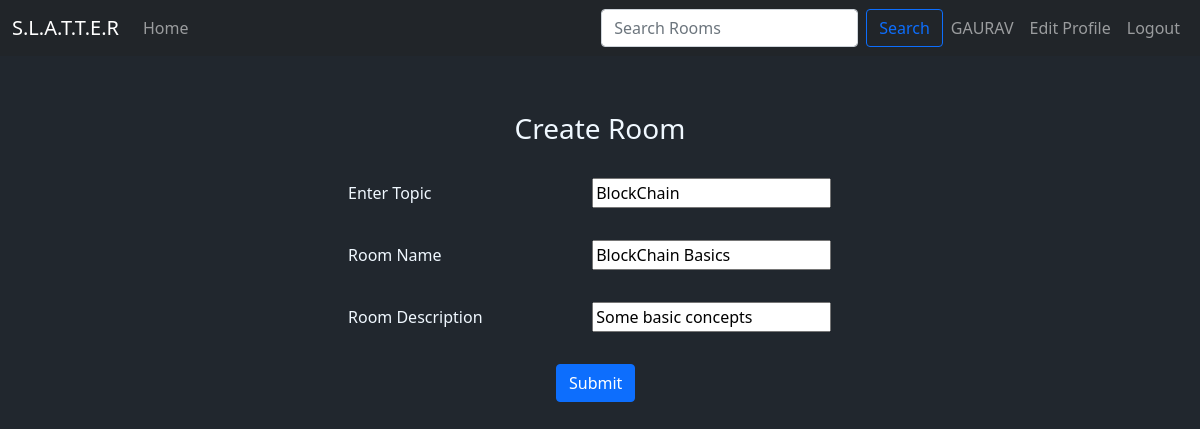
Screenshot of /update-room/1/ (signed in) with the database file from the repository.
### MyApp/models.py (models this page shows, shortened)
class Room(models.Model):
    host =  models.ForeignKey(User, on_delete=models.SET_NULL, null= True)
    topic = models.ForeignKey(Topic, on_delete=models.SET_NULL, null= True)
    name = models.CharField(max_length=100)
    description = models.CharField(null=True, blank=True, max_length=1000)
    participants = models.ManyToManyField(User,related_name='participants', blank=True)
    updated = models.DateField(auto_now=True)
    created = models.DateTimeField(auto_now_add=True)
    class Meta:
        ordering = ['-updated','-created']

class Topic(models.Model):
    name = models.CharField(max_length=100)

### MyApp/views.py (the view, shortened to what this page needs)
# urls.py: path('update-room/<str:pk>/',views.updateRoom, name="update-room"),
@login_required(login_url='login')
def updateRoom(request, pk):
    room = Room.objects.get(id=pk)
    form = RoomForm(instance=room)
    topics = Topic.objects.all()
    if request.user != room.host:
        return HttpResponse("You are not allowed")
    context = {'form':form, 'topics':topics, 'room':room}
    return render(request,'room_form.html',context)

### MyApp/forms.py
class RoomForm(ModelForm):
    class Meta:
        model = Room
        fields = '__all__'
        exclude = ['host','participants']

### templates/room_form.html (shortened to what this page needs)
{% extends 'main.html' %} {%block content%}
<div class="container" style="max-width: 35rem;padding-top: 2rem;">
  <h3 style="text-align: center">Create Room</h3>
  <form method="POST" action="">
    <div class="form-group" style="margin: 2rem 1rem 1rem;">
      <label for="room_topic" style="width: 15rem;">Enter Topic</label>
      <input type="text" name="topic" value= "{{room.topic.name}}" list="topic-list" />
    </div>
    <div class="form-group" style="margin: 2rem  1rem 1rem;">
      <label for="room_name" style="width: 15rem;">Room Name</label>
      {{form.name}}
    </div>
    <div class="form-group" style="margin: 2rem  1rem 1rem;">
      <label for="room_description" style="width: 15rem;">Room Description</label>
      {{form.description}}
    </div>
    <input class="btn btn-primary" type="submit" value="Submit" style="margin: 1rem 14rem;" />
  </form>
</div>
{% endblock content%}

### templates/navbar.html (shortened to what this page needs)
<nav class="navbar fixed-top navbar-expand-lg navbar-dark bg-dark">
  <div class="container-fluid">
    <a class="navbar-brand" href="/">S.L.A.T.T.E.R</a>
    <div class="collapse navbar-collapse" id="navbarSupportedContent">
      <ul class="navbar-nav me-auto mb-2 mb-lg-0 navbar-nav-scroll">
        <li class="nav-item active">
          <a class="nav-link" href="/">Home </a>
        </li>
      </ul>
      <form class="d-flex" method="GET" action="{% url 'home' %}">
        <input
          class="form-control me-2"
          placeholder="Search Rooms"
          aria-label="Search"
          type="text"
          name="q"
          placeholder="Search Rooms"
        />
        <button class="btn btn-outline-primary" type="submit">Search</button>
      </form>
      <ul class="navbar-nav mb-2 mb-lg-0">
        {% if request.user.is_authenticated %}
        <li class="nav-item active">
          <a class="nav-link" href="{% url 'user-profile' user.id %}"
            ><span style="text-transform:uppercase">{{request.user}}</span>
          </a>
        </li>
        <li class="nav-item active">
          <a class="nav-link" href="{% url 'update-user' %}">Edit Profile </a>
        </li>
        <li class="nav-item active">
          <a class="nav-link" href="/logout">Logout </a>
        </li>
        {% else %}
        <li class="nav-item active">
          <a class="nav-link" href="/login">Login </a>
        </li>
        {% endif %}
      </ul>
    </div>
  </div>
</nav>

### templates/main.html (style rules this page uses)
body { margin-top: 5rem; background-color: #21272e; color: aliceblue; }

### rows the page displays
Room: topic "BlockChain", name "BlockChain Basics", description "Some basic concepts"

### other values shown
{{ request.user }} "GAURAV"
